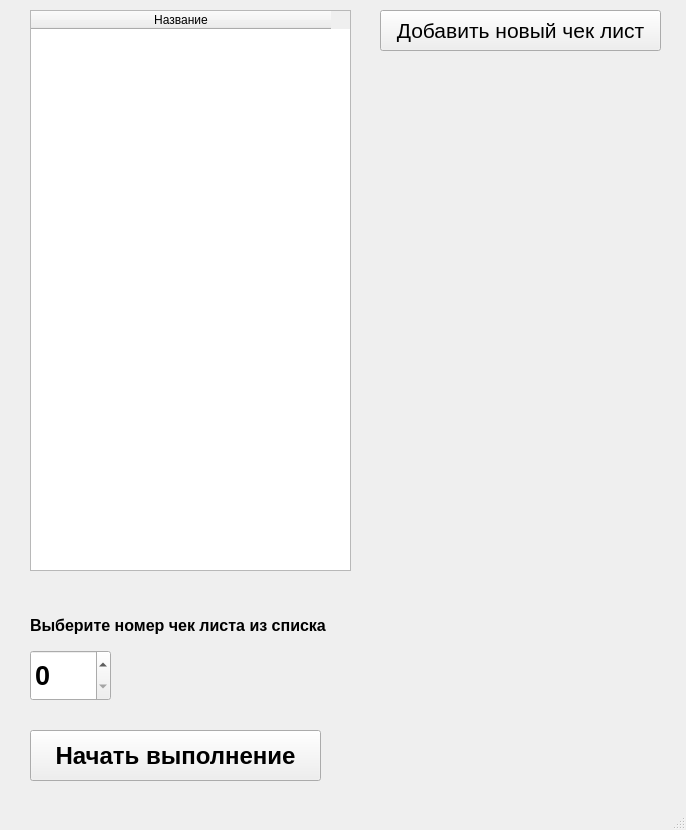
<?xml version="1.0" encoding="UTF-8"?>
<ui version="4.0">
 <class>MainWindow</class>
 <widget class="QMainWindow" name="MainWindow">
  <property name="geometry">
   <rect>
    <x>0</x>
    <y>0</y>
    <width>686</width>
    <height>830</height>
   </rect>
  </property>
  <property name="windowTitle">
   <string>MainWindow</string>
  </property>
  <widget class="QWidget" name="centralwidget">
   <widget class="QTableWidget" name="tableWidget">
    <property name="geometry">
     <rect>
      <x>30</x>
      <y>10</y>
      <width>321</width>
      <height>561</height>
     </rect>
    </property>
    <property name="mouseTracking">
     <bool>false</bool>
    </property>
    <property name="editTriggers">
     <set>QAbstractItemView::SelectedClicked</set>
    </property>
    <property name="rowCount">
     <number>0</number>
    </property>
    <attribute name="horizontalHeaderDefaultSectionSize">
     <number>300</number>
    </attribute>
    <column>
     <property name="text">
      <string>Название</string>
     </property>
    </column>
   </widget>
   <widget class="QPushButton" name="btn_create_list">
    <property name="geometry">
     <rect>
      <x>380</x>
      <y>10</y>
      <width>281</width>
      <height>41</height>
     </rect>
    </property>
    <property name="font">
     <font>
      <pointsize>16</pointsize>
     </font>
    </property>
    <property name="text">
     <string>Добавить новый чек лист</string>
    </property>
   </widget>
   <widget class="QSpinBox" name="list_number">
    <property name="geometry">
     <rect>
      <x>30</x>
      <y>650</y>
      <width>81</width>
      <height>51</height>
     </rect>
    </property>
    <property name="font">
     <font>
      <pointsize>20</pointsize>
      <weight>75</weight>
      <bold>true</bold>
     </font>
    </property>
    <property name="maximum">
     <number>1</number>
    </property>
   </widget>
   <widget class="QLabel" name="label">
    <property name="geometry">
     <rect>
      <x>30</x>
      <y>610</y>
      <width>321</width>
      <height>31</height>
     </rect>
    </property>
    <property name="font">
     <font>
      <pointsize>12</pointsize>
      <weight>75</weight>
      <bold>true</bold>
     </font>
    </property>
    <property name="text">
     <string>Выберите номер чек листа из списка</string>
    </property>
   </widget>
   <widget class="QPushButton" name="btn_start">
    <property name="geometry">
     <rect>
      <x>30</x>
      <y>730</y>
      <width>291</width>
      <height>51</height>
     </rect>
    </property>
    <property name="font">
     <font>
      <pointsize>18</pointsize>
      <weight>75</weight>
      <bold>true</bold>
     </font>
    </property>
    <property name="styleSheet">
     <string notr="true"/>
    </property>
    <property name="text">
     <string>Начать выполнение</string>
    </property>
   </widget>
  </widget>
  <widget class="QMenuBar" name="menubar">
   <property name="geometry">
    <rect>
     <x>0</x>
     <y>0</y>
     <width>686</width>
     <height>21</height>
    </rect>
   </property>
  </widget>
  <widget class="QStatusBar" name="statusbar"/>
 </widget>
 <resources/>
 <connections/>
</ui>
